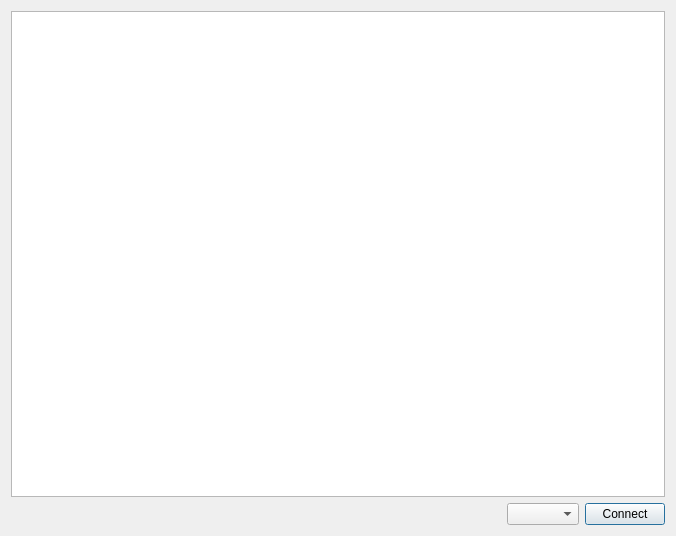
<?xml version="1.0" encoding="UTF-8"?>
<ui version="4.0">
 <class>Dialog</class>
 <widget class="QDialog" name="Dialog">
  <property name="geometry">
   <rect>
    <x>0</x>
    <y>0</y>
    <width>676</width>
    <height>536</height>
   </rect>
  </property>
  <property name="windowTitle">
   <string>Midi in</string>
  </property>
  <layout class="QVBoxLayout" name="verticalLayout">
   <item>
    <layout class="QHBoxLayout" name="horizontalLayout">
     <item>
      <widget class="QTextEdit" name="textEdit"/>
     </item>
    </layout>
   </item>
   <item>
    <layout class="QHBoxLayout" name="horizontalLayout_2">
     <item>
      <spacer name="horizontalSpacer">
       <property name="orientation">
        <enum>Qt::Horizontal</enum>
       </property>
       <property name="sizeHint" stdset="0">
        <size>
         <width>40</width>
         <height>20</height>
        </size>
       </property>
      </spacer>
     </item>
     <item>
      <widget class="QLabel" name="labelInfo">
       <property name="font">
        <font>
         <pointsize>12</pointsize>
         <weight>75</weight>
         <bold>true</bold>
        </font>
       </property>
       <property name="text">
        <string/>
       </property>
      </widget>
     </item>
     <item>
      <spacer name="horizontalSpacer_2">
       <property name="orientation">
        <enum>Qt::Horizontal</enum>
       </property>
       <property name="sizeHint" stdset="0">
        <size>
         <width>40</width>
         <height>20</height>
        </size>
       </property>
      </spacer>
     </item>
     <item>
      <widget class="QComboBox" name="cmbxMidiInputs">
       <property name="frame">
        <bool>true</bool>
       </property>
      </widget>
     </item>
     <item>
      <widget class="QPushButton" name="btnConnect">
       <property name="enabled">
        <bool>true</bool>
       </property>
       <property name="text">
        <string>Connect</string>
       </property>
       <property name="checkable">
        <bool>true</bool>
       </property>
      </widget>
     </item>
    </layout>
   </item>
  </layout>
 </widget>
 <resources/>
 <connections/>
</ui>
